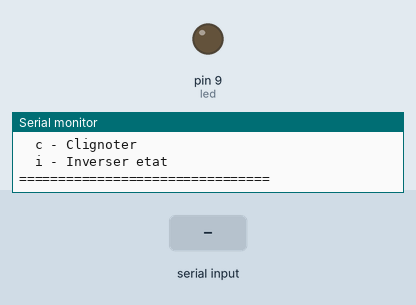
The sketch below on a simulated Arduino Uno, built with avr-gcc and run on an emulated ATmega328P. Parts: output pins drawn as LEDs (lit = HIGH), the last lines printed to the serial monitor. Dashed ring = blinking. The inputs (shaded band) are chosen by the test bench.

Above: at 1.2 s.
1.3 s: "c\n" received over Serial
At 2.2 s:
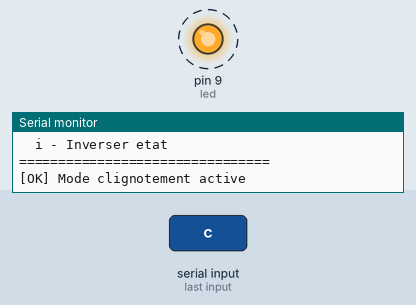
4.3 s: byte 97 ('a') received over Serial
At 4.7 s:
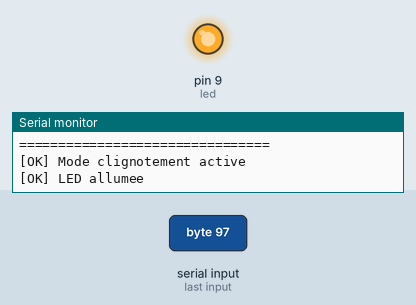
5.8 s: byte 101 ('e') received over Serial
At 7.0 s:
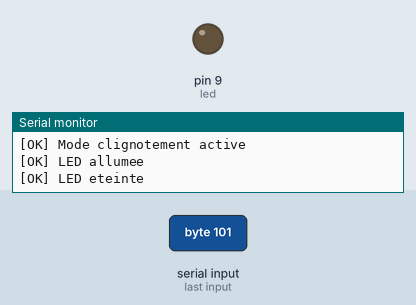
7.3 s: byte 105 ('i') received over Serial
At 8.2 s:
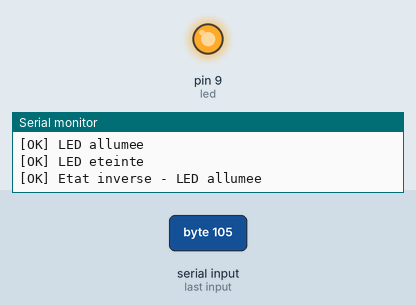
8.8 s: byte 73 ('I') received over Serial
At 9.3 s:
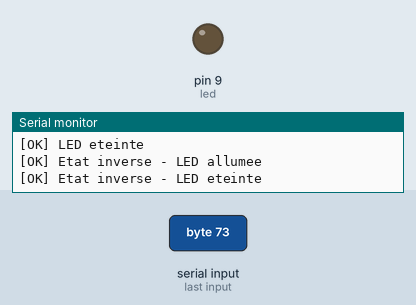
10.3 s: "a\n" received over Serial
At 11.6 s:
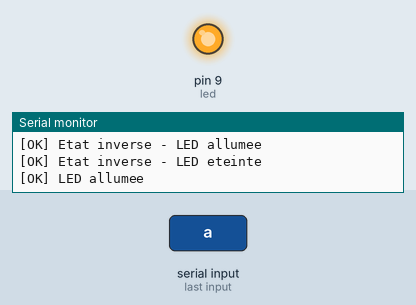
Timing chart, 0 to 12.8 s (numbered marks = the images above; inputs shaded):
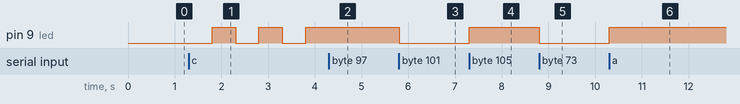

The sketch:

Question6.ino
```cpp
// Déclaration des variables globales
int led = 9;                      // La LED est connectée à la broche numérique 9
char cmd = 0;                     // Variable pour stocker la commande reçue via le port série
bool blinkMode = false;           // Variable indiquant si le mode clignotement est activé ou non
unsigned long previousMillis = 0; // Stocke le dernier instant où la LED a changé d’état
const long blinkInterval = 500;   // Intervalle de clignotement en millisecondes (500 ms = 0,5 s)

// Fonction d’initialisation — exécutée une seule fois au démarrage
void setup() {
  Serial.begin(9600);             // Initialisation de la communication série à 9600 bauds
  pinMode(led, OUTPUT);           // Définit la broche LED comme une sortie
  digitalWrite(led, LOW);         // Éteint la LED au démarrage

  // Messages d’instructions affichés dans le moniteur série
  Serial.println("=== Systeme de controle LED ===");
  Serial.println("Commandes disponibles:");
  Serial.println("  a - Allumer");
  Serial.println("  e - Eteindre");
  Serial.println("  c - Clignoter");
  Serial.println("  i - Inverser etat");
  Serial.println("================================");
}

// Boucle principale — s’exécute en continu
void loop() {
  // === Gestion du mode clignotement ===
  if (blinkMode) {  // Si le mode clignotement est activé
    unsigned long currentMillis = millis();  // Temps actuel depuis le démarrage
    // Vérifie si l’intervalle de clignotement est écoulé
    if (currentMillis - previousMillis >= blinkInterval) {
      previousMillis = currentMillis;         // Met à jour le dernier instant
      digitalWrite(led, !digitalRead(led));   // Inverse l’état de la LED (ON/OFF)
    }
  }

  // === Lecture des commandes série ===
  if (Serial.available() > 0) {  // Si une donnée est reçue sur le port série
    cmd = Serial.read();          // Lecture du caractère envoyé

    // Filtrage des caractères inutiles (retours chariot, etc.)
    if (cmd == '\r' || cmd == '\n') {
      return;  // Ignore et retourne au début de loop()
    }

    blinkMode = false;  // Désactive le mode clignotement quand une nouvelle commande arrive

    // === Traitement des différentes commandes ===
    switch(cmd) {
      case 'a':
      case 'A':  // Allumer la LED
        digitalWrite(led, HIGH);
        Serial.println("[OK] LED allumee");
        break;

      case 'e':
      case 'E':  // Éteindre la LED
        digitalWrite(led, LOW);
        Serial.println("[OK] LED eteinte");
        break;

      case 'c':
      case 'C':  // Activer le mode clignotement
        blinkMode = true;
        previousMillis = millis();  // Réinitialise le minuteur
        Serial.println("[OK] Mode clignotement active");
        break;

      case 'i':
      case 'I':  // Inverser l’état actuel de la LED
        digitalWrite(led, !digitalRead(led));
        Serial.print("[OK] Etat inverse - LED ");
        // Affiche l’état actuel de la LED (allumée ou éteinte)
        Serial.println(digitalRead(led) ? "allumee" : "eteinte");
        break;

      default:  // Commande inconnue
        Serial.print("[ERREUR] Commande inconnue: ");
        Serial.println(cmd);
        break;
    }
  }
}
```

Measured:
- after the input at 1.3 s, pin 9 (led): alternates HIGH for 0.50 s and LOW for 0.50 s, starting after 0.50 s
- after the input at 4.3 s, pin 9 (led): stays HIGH (without the input it goes to LOW after 0.00 s)
- after the input at 5.8 s, pin 9 (led): HIGH → LOW at once
- after the input at 7.3 s, pin 9 (led): LOW → HIGH at once
- after the input at 8.8 s, pin 9 (led): HIGH → LOW at once
- after the input at 10.3 s, pin 9 (led): LOW → HIGH at once
